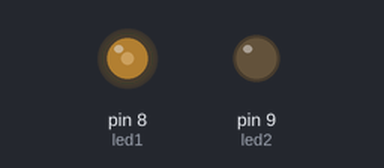
Bench run of a sketch on a simulated Arduino Uno, built with avr-gcc and run on an emulated ATmega328P. Parts: output pins drawn as LEDs (lit = HIGH).

Above: at 0.1 s.
Timing chart, 0 to 1.6 s (numbered marks = the images above):
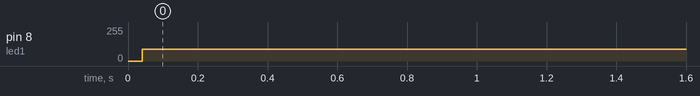

The sketch:

Millis.ino
```cpp
unsigned long tempoled1 = millis();
unsigned long tempoled2 = millis();

const int led1 = 8;
const int led2 = 9;

void setup() {
  Serial.begin (9600);
  pinMode(led1,OUTPUT);
  pinMode(led2,OUTPUT);
}

void loop() {
  if((millis()-tempoled1 >= 1500)){
    digitalWrite(led1,HIGH);
    tempoled1 = millis();
  }else{
    digitalWrite(led1,HIGH);
  }
  if((millis()-tempoled2 <= 1500)){
    digitalWrite(led1,LOW);
    tempoled2 = millis();
  }else{
    digitalWrite(led2,HIGH);
  }

  //if((millis()- tempo) >= 200){
    //Serial.println("Sou dentro do Millis");
    //tempo = millis();
  //}
  //Serial.println("A");
}
```

Measured:
- by itself, pin 8 (led1): 0/255 → 88/255 at 0.04 s
